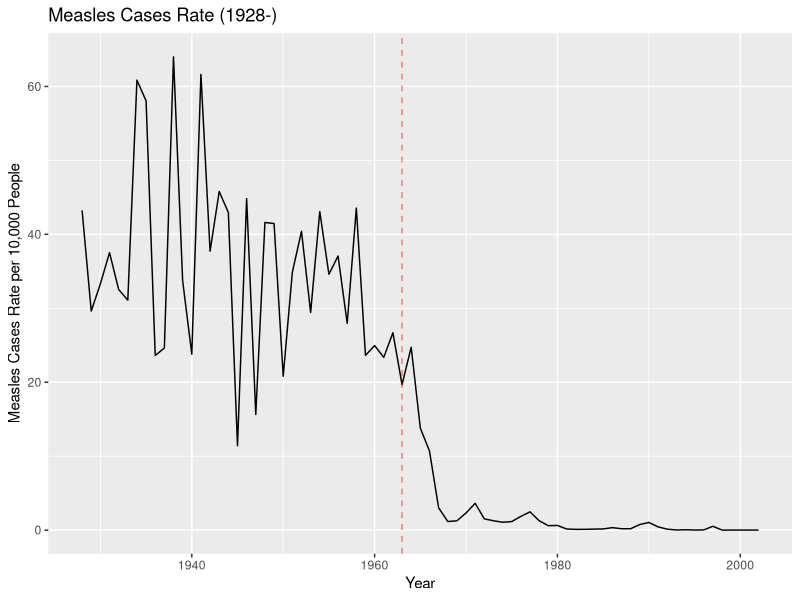
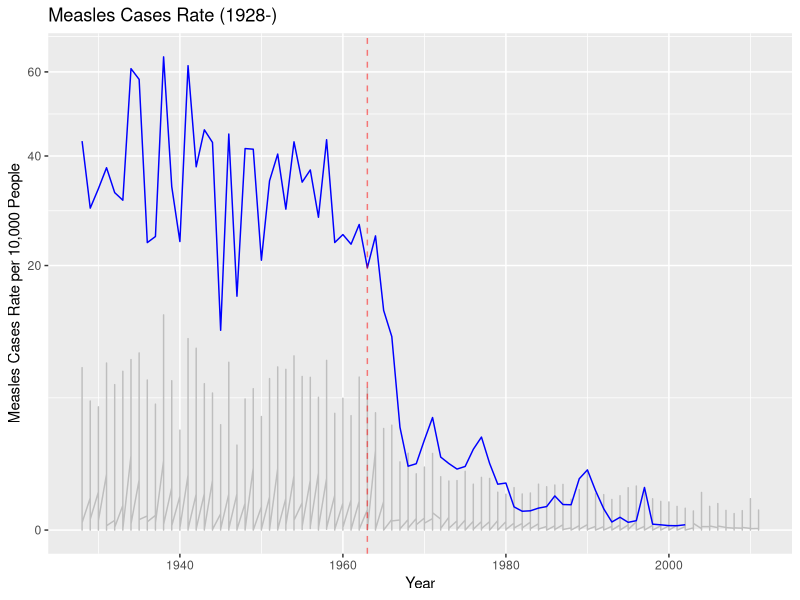
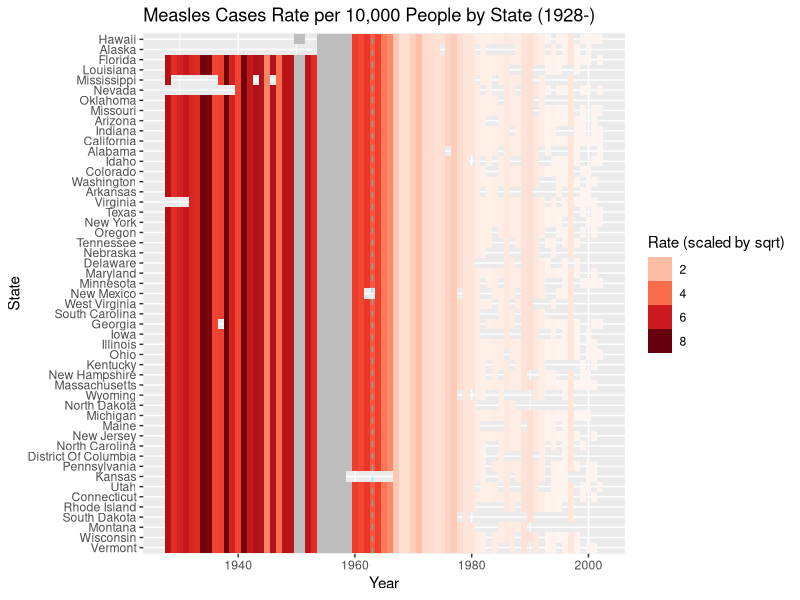

Write R code to recreate these figures, in order.
## ---- chunk 1
library(tidyverse)
library(dslabs)
avg <- us_contagious_diseases |> filter(disease == "Measles" & !state %in% c("Alaska", "Hawaii") & 
  weeks_reporting > 0) |>
  group_by(year) |> 
  summarize(rate = sum(count / weeks_reporting*52, na.rm = TRUE)/sum(population)*10000)

us_contagious_diseases |> filter(disease == "Measles" & !state %in% c("Alaska", "Hawaii") & 
  weeks_reporting > 0) |>
  group_by(year) |> 
  mutate(rate = sum(count / weeks_reporting*52, na.rm = TRUE)/sum(population)*10000)
## ---- chunk 2
avg |> ggplot(aes(year, rate)) +
  geom_line() +
  geom_vline(xintercept = 1963, linetype = "dashed", color = "red", alpha = 0.5) +
  labs(title = "Measles Cases Rate (1928-)", x = "Year", y = "Measles Cases Rate per 10,000 People")
## ---- chunk 3
us_contagious_diseases |> ggplot(aes(year, count/10000, group = "state")) +
  geom_line(color = "grey") +
  geom_line(data = avg, aes(year, rate), color = "blue") +
  scale_y_sqrt() +
  geom_vline(xintercept = 1963, linetype = "dashed", color = "red", alpha = 0.5) +
  labs(title = "Measles Cases Rate (1928-)", x = "Year", y = "Measles Cases Rate per 10,000 People") +
  theme(legend.position = "none")
## ---- chunk 4
reds <- RColorBrewer::brewer.pal(9, "Reds")

state_order <- us_contagious_diseases %>%
  group_by(state) %>%
  summarize(max_rate = max(count / weeks_reporting*52, na.rm = TRUE)/sum(population)*10000) %>%
  arrange(desc(max_rate)) %>%
  pull(state)

us_contagious_diseases <- us_contagious_diseases |> filter(disease == "Measles" & 
  weeks_reporting > 0) |>
  group_by(year) |> 
  mutate(rate = sum(count / weeks_reporting*52, na.rm = TRUE)/sum(population)*10000)

us_contagious_diseases |> ggplot(aes(year, state, fill = sqrt(rate))) +
  geom_tile() +
  scale_fill_gradientn(colors = reds, guide = "legend", na.value = "grey") +
  geom_vline(xintercept = 1963, linetype = "dashed", color = "cyan", alpha = 0.5) +
  labs(title = "Measles Cases Rate per 10,000 People by State (1928-)", 
       x = "Year", 
       y = "State",
       fill = "Rate (scaled by sqrt)") +
  scale_y_discrete(limits = state_order)
